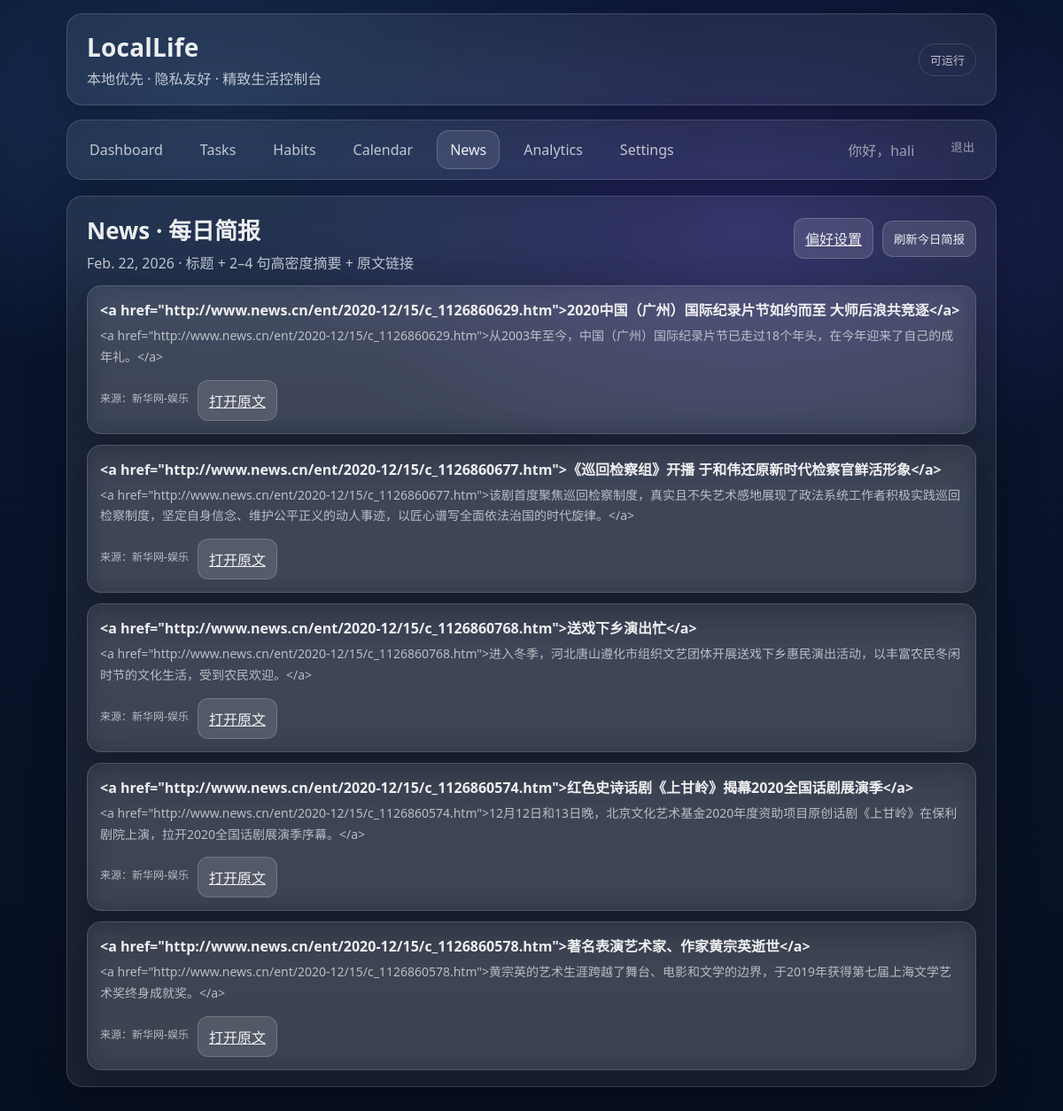
Page /news/ (signed in) on the earlier database version.
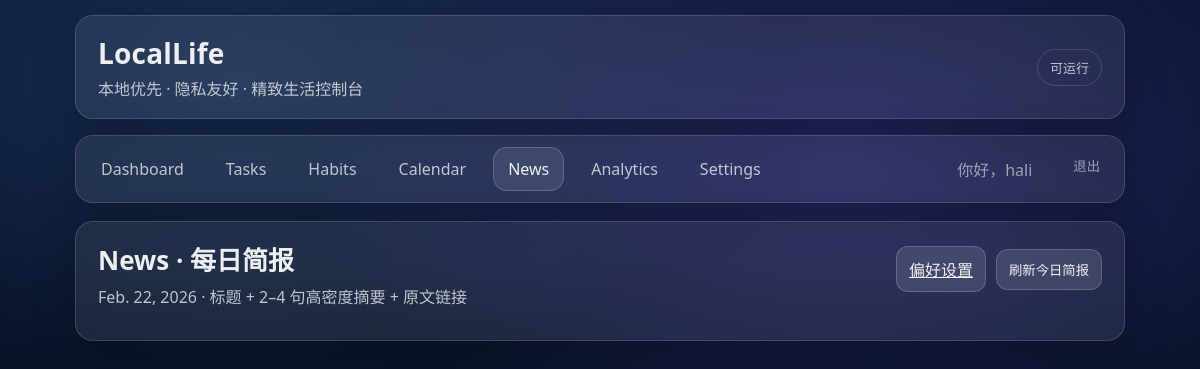
Same page on the later database version.
### news/models.py (models this page shows)
class BriefEntry(models.Model):
    brief = models.ForeignKey(DailyBrief, on_delete=models.CASCADE, related_name="entries")
    item = models.ForeignKey(NewsItem, on_delete=models.CASCADE)
    title = models.CharField(max_length=500)
    summary = models.TextField()
    url = models.URLField(max_length=1000)
    source_name = models.CharField(max_length=120)
    score = models.FloatField(default=0)
    class Meta:
        ordering = ["-score", "-item__published_at", "-id"]

### news/views.py (the view)
# urls.py: path("", views.index, name="index"),
@login_required
def index(request):
    date = timezone.localdate()
    pref, _ = UserNewsPreference.objects.get_or_create(user=request.user)
    lang = pref.language or 'zh'
    brief = DailyBrief.objects.filter(user=request.user, date=date,language=lang).prefetch_related("entries").first()
    return render(request, "news/index.html", {"brief": brief, "date": date})

### templates/news/index.html (shortened to what this page needs)
{% extends "base.html" %}
{% block content %}
<section class="glass card">
  <div class="cal-head">
    <div>
      <div class="card-title">News · 每日简报</div>
      <div class="card-subtitle">{{ date }} · 标题 + 2–4 句高密度摘要 + 原文链接</div>
    </div>
    <div class="cal-actions">
      <a class="btn subtle" href="{% url 'news:preferences' %}">偏好设置</a>
      <form method="POST" action="{% url 'news:refresh_today' %}">
        <button type="submit" class="btn">刷新今日简报</button>
      </form>
    </div>
  </div>
  {% if not brief %}
    <div class="muted" style="margin-top:14px;">
      还没有生成今日简报。你可以点击“刷新今日简报”，或等待系统每日自动生成。
    </div>
  {% else %}
    <div style="display:flex; flex-direction:column; gap:12px; margin-top:14px;">
      {% for e in brief.entries.all %}
        <div class="glass" style="padding:14px; border-radius:16px;">
          <div style="font-weight:700; margin-bottom:6px;">{{ e.title }}</div>
          <div class="muted" style="line-height:1.7;">{{ e.summary }}</div>
          <div style="margin-top:8px; display:flex; gap:10px; align-items:center;">
            <span class="muted" style="font-size:12px;">来源：{{ e.source_name }}</span>
            <a class="btn subtle" href="{{ e.url }}" target="_blank" rel="noreferrer">打开原文</a>
          </div>
        </div>
      {% endfor %}
    </div>
  {% endif %}
</section>
{% endblock %}

### templates/base.html (shortened to what this page needs)
<!doctype html>
<html lang="zh">
<head>
  {%load static%}
  <link rel="stylesheet" href="{% static 'css/app.css' %}">
</head>
<body>
  <div class="wrap">
    <header class="glass header">
      <div>
        <div class="brand">LocalLife</div>
        <div class="slogan">本地优先 · 隐私友好 · 精致生活控制台</div>
      </div>
      <div class="badge">可运行</div>
    </header>
    <nav class="glass tabs">
      {% if user.is_authenticated %}
        {% url 'core:dashboard' as dash_url %}
        {% url 'tasks:index' as tasks_url %}
        {% url 'habits:index' as habits_url %}
        {% url 'planner:index' as cal_url %}
        {% url 'news:index' as news_url %}
        {% url 'analytics_app:index' as ana_url %}
        {% url 'profiles:settings' as set_url %}
        <div class="tabs-left">
          <a class="tab {% if request.path == dash_url %}active{% endif %}" href="{{ dash_url }}">Dashboard</a>
          <a class="tab {% if request.path|slice:":7" == "/tasks/" %}active{% endif %}" href="{{ tasks_url }}">Tasks</a>
          <a class="tab {% if request.path|slice:":8" == "/habits/" %}active{% endif %}" href="{{ habits_url }}">Habits</a>
          <a class="tab {% if request.path|slice:":10" == "/calendar/" %}active{% endif %}" href="{{ cal_url }}">Calendar</a>
          <a class="tab {% if request.path|slice:":7" == "/news/" %}active{% endif %}" href="{{ news_url }}">News</a>
          <a class="tab {% if request.path|slice:":11" == "/analytics/" %}active{% endif %}" href="{{ ana_url }}">Analytics</a>
          <a class="tab {% if request.path|slice:":10" == "/settings/" %}active{% endif %}" href="{{ set_url }}">Settings</a>
        </div>
        <div class="tabs-right">
        <span class="tab subtle">你好，{{ user.username }}</span>
        <form method="post" action="{% url 'logout' %}" style="display:inline;">
          <button type="submit" class="tab subtle" style="background:transparent;border:0;cursor:pointer;">
            退出
          </button>
        </form>
      </div>
      {% else %}
        <div class="tabs-left">
          <a class="tab subtle">未登录</a>
        </div>
      {% endif %}
    </nav>
    <main>
      {% block content %}{% endblock %}
    </main>
  </div>
</body>
</html>

### static/css/app.css (style rules this page uses)
:root { --bg1:#071022; --bg2:#0a1530; --glass: rgba(255,255,255,.08); --stroke: rgba(255,255,255,.14); --text: rgba(255,255,255,.92); --muted: rgba(255,255,255,.72); --muter: rgba(255,255,255,.55); }
* { box-sizing:border-box; margin:0; padding:0; }
body { margin:0; font-family: system-ui, -apple-system, Segoe UI, Roboto, "PingFang SC", "Microsoft YaHei", sans-serif; color: var(--text); background: radial-gradient(900px 500px at 70% 20%, rgba(120,90,255,.25), transparent 60%), radial-gradient(900px 500px at 20% 10%, rgba(90,170,255,.18), transparent 60%), linear-gradient(180deg, var(--bg2), var(--bg1)); min-height: 100vh; }
.wrap { width: 90%; max-width: 1200px; min-width: 320px; margin: 0 auto; padding: 15px; }
.glass { background: var(--glass); border: 1px solid var(--stroke); border-radius: 18px; backdrop-filter: blur(14px); -webkit-backdrop-filter: blur(14px); box-shadow: 0 14px 40px rgba(0,0,0,.25); }
.header { padding: 18px 22px; display:flex; align-items:center; justify-content: space-between; margin-bottom: 16px; }
.brand { font-size: 28px; font-weight: 750; letter-spacing: .2px; }
.slogan { color: var(--muted); margin-top: 4px; }
.badge { padding: 8px 12px; border-radius: 999px; border: 1px solid var(--stroke); color: var(--muted); font-size: 13px; }
.tabs { padding: 10px; display:flex; gap: 8px; align-items:center; margin-bottom: 18px; }
.tab { padding: 10px 14px; border-radius: 14px; text-decoration:none; color: var(--muted); border: 1px solid transparent; }
.tab.active { color: var(--text); background: rgba(255,255,255,.10); border-color: rgba(255,255,255,.18); }
.tab.subtle { color: var(--muter); }
.card { padding: 18px 22px; margin-bottom: 14px; }
.card-title { font-size: 26px; font-weight: 760; margin-bottom: 6px; }
.card-subtitle { color: var(--muted); font-size: 16px; }
.btn { margin-top: 6px; padding: 10px 12px; border-radius: 12px; border: 1px solid rgba(255,255,255,.18); background: rgba(255,255,255,.12); color: var(--text); cursor: pointer; }
.cal-head { display:flex; align-items:flex-start; justify-content:space-between; gap:14px; }
.cal-actions { display:flex; gap:10px; flex-wrap:wrap; align-items:center; }
.tabs { display:flex; flex-wrap: wrap; gap: 10px; align-items: center; }
.tabs-left { display:flex; flex-wrap: wrap; column-gap: 12px; row-gap: 16px; }
.tabs-right { margin-left: auto; display:flex; column-gap: 12px; row-gap: 16px; }

Differences in the rows shown:
removed BriefEntry: title "<a href=\"http://www.news.cn/ent/2020-12/15/c_1126860629.htm\">2020中国（广州）国际纪录片节如约而至 大师后浪共竞逐</a>", summary "<a href=\"http://www.news.cn/ent/2020-12/15/c_1126860629.htm\">从2003年至今，中国（广州）国际纪录片节已走过18个年头，在今年迎来了自己的成年礼。</a>", source_name "新华网-娱乐"
removed BriefEntry: title "<a href=\"http://www.news.cn/ent/2020-12/15/c_1126860677.htm\">《巡回检察组》开播 于和伟还原新时代检察官鲜活形象</a>", summary "<a href=\"http://www.news.cn/ent/2020-12/15/c_1126860677.htm\">该剧首度聚焦巡回检察制度，真实且不失艺术感地展现了政法系统工作者积极实践巡回检察制度，坚定自身信念、维护公平正义的动人事迹，以匠心谱写全面依法治国的时代旋律。</a>", source_name "新华网-娱乐"
removed BriefEntry: title "<a href=\"http://www.news.cn/ent/2020-12/15/c_1126860768.htm\">送戏下乡演出忙</a>", summary "<a href=\"http://www.news.cn/ent/2020-12/15/c_1126860768.htm\">进入冬季，河北唐山遵化市组织文艺团体开展送戏下乡惠民演出活动，以丰富农民冬闲时节的文化生活，受到农民欢迎。</a>", source_name "新华网-娱乐"
removed BriefEntry: title "<a href=\"http://www.news.cn/ent/2020-12/15/c_1126860574.htm\">红色史诗话剧《上甘岭》揭幕2020全国话剧展演季</a>", summary "<a href=\"http://www.news.cn/ent/2020-12/15/c_1126860574.htm\">12月12日和13日晚，北京文化艺术基金2020年度资助项目原创话剧《上甘岭》在保利剧院上演，拉开2020全国话剧展演季序幕。</a>", source_name "新华网-娱乐"
removed BriefEntry: title "<a href=\"http://www.news.cn/ent/2020-12/15/c_1126860578.htm\">著名表演艺术家、作家黄宗英逝世</a>", summary "<a href=\"http://www.news.cn/ent/2020-12/15/c_1126860578.htm\">黄宗英的艺术生涯跨越了舞台、电影和文学的边界，于2019年获得第七届上海文学艺术奖终身成就奖。</a>", source_name "新华网-娱乐"
